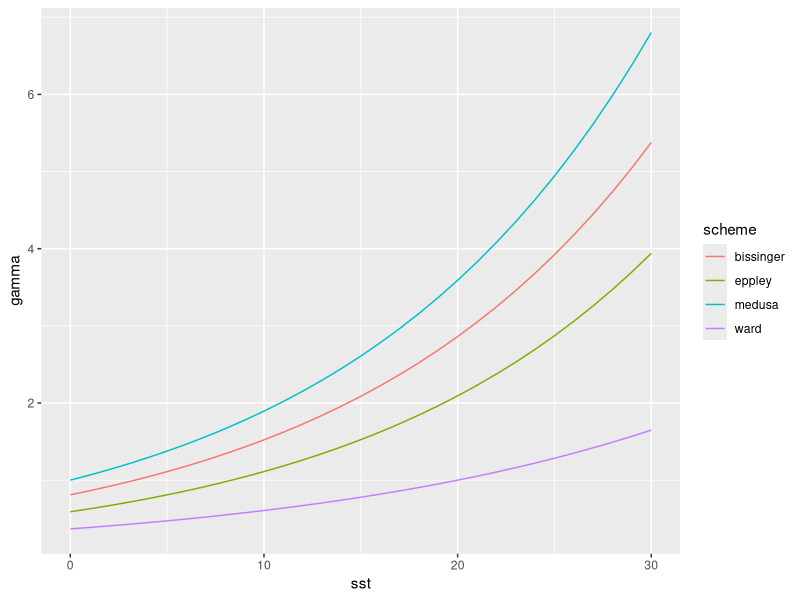
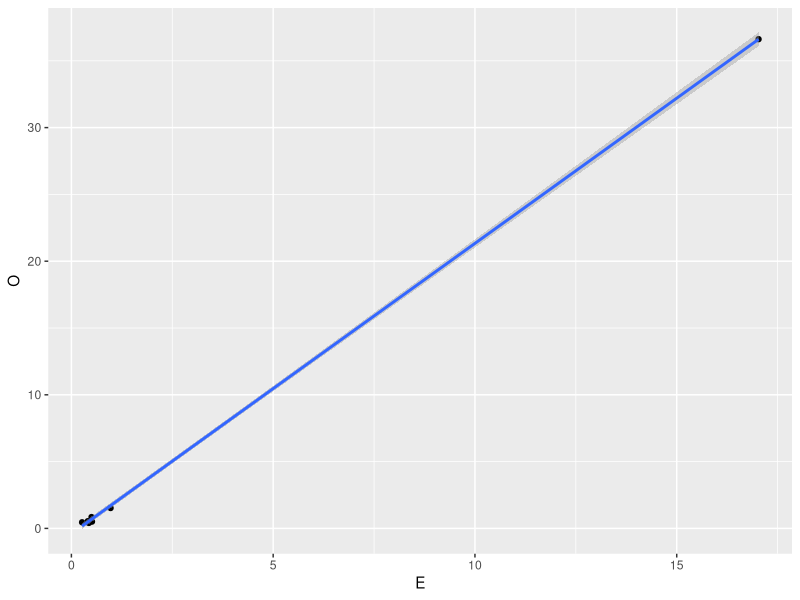

R code for these plots, in order:
library(tidyverse)

sst <- seq(0,30,1)
eppley <- 0.59 * exp(0.0633*sst)
medusa <- 1.066**sst
bissinger <-  0.81 * exp(0.0631*sst)
temp_a <- 0.05
temp_T0 <- 20
ward <- exp(temp_a*(sst-temp_T0))
d <- data.frame(sst = sst, eppley = eppley,
           medusa=medusa, bissinger=bissinger, ward=ward)
d <- d |> tidyr::pivot_longer(cols=eppley:ward, names_to = "scheme", values_to = "gamma")
ggplot(d, aes(x=sst, y=gamma)) + geom_line(aes(color=scheme))

# Q10 value = (gamma2/gamma1)^（10/(T2-T1))
d %>% group_by(scheme) %>% summarise(q10 = (max(gamma)/min(gamma))**1/3)

# Data: Andy Fraass 2015 annual review
extinct.rate  <- c(NA, 0.324, 0.445, 0.265, 0.499, 0.510 , 0.407,0.971, NA, 0.353, NA, 17.028, 0.968, 0.433, 0.271)
origin.rate <- c(0.313, NA, NA, 0.458, 0.849, 0.510, 0.538, 1.527, 0.374, NA, 10.674, 36.620, NA, 0.411, NA)
ggplot(data.frame(E=extinct.rate, O=origin.rate), aes(x=E, y=O))+ geom_point() + geom_smooth(method="lm")
